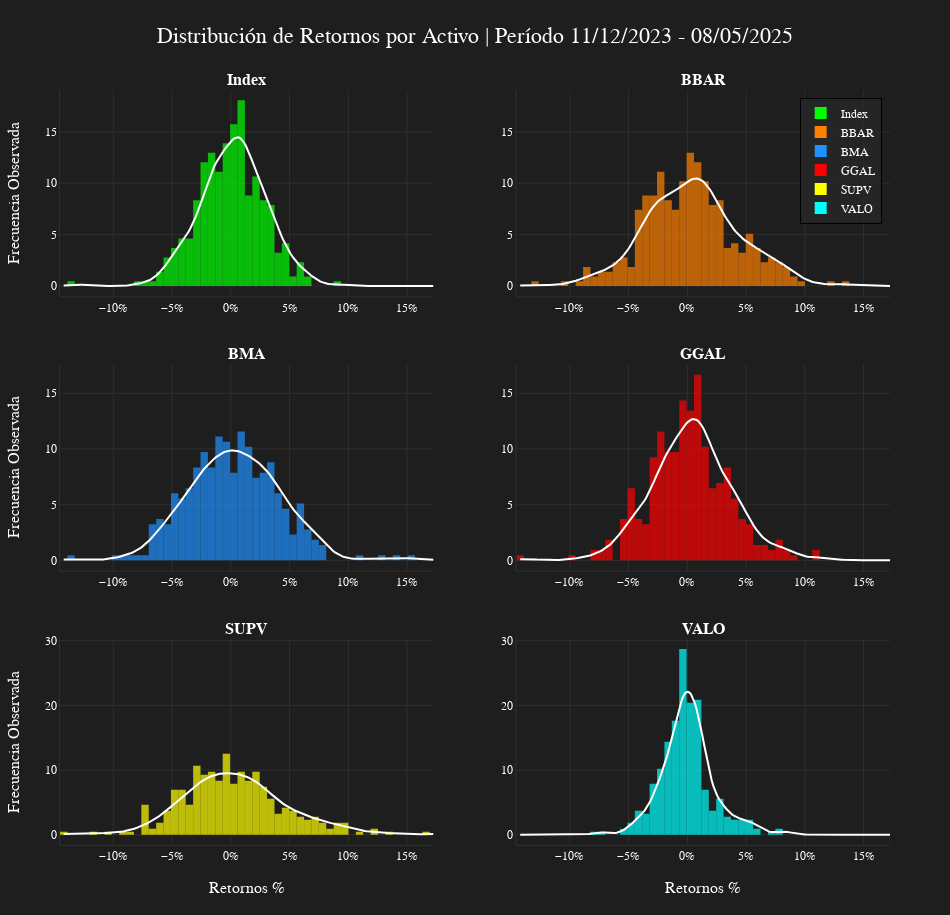

The notebook cell saved with this chart:
### Markdown cell above
## 5.3 Histograma

### Code cell
datos = returns
fecha_inicio = datos.index[0]
fecha_fin = datos.index[-1]

periodo = f"{fecha_inicio.strftime('%d/%m/%Y')} - {fecha_fin.strftime('%d/%m/%Y')}"
graf_titulo = f'Distribución de Retornos por Activo | Período {periodo}'
eje_x_titulo = f'Retornos %'
eje_y_titulo_1 = f'Frecuencia Observada'

all_data = datos.to_numpy().flatten()
_, bin_edges = np.histogram(all_data, bins=50, density=True)
bin_width = bin_edges[1] - bin_edges[0]  # Ancho de bin

assets_graph = len(datos.columns)
rows_graph = (assets_graph // 2) + (assets_graph % 2)  # 2 columnas por fila
cols_graph = 2


fig_hist = make_subplots(
	rows=rows_graph, cols=cols_graph, shared_xaxes=True, shared_yaxes=True, vertical_spacing=0.09, horizontal_spacing=0.10, subplot_titles=[f"<b>{col}</b>" for col in datos.columns]
)

for i, col in enumerate(datos.columns):
	rows_subplot = (i // cols_graph) + 1
	cols_subplot = (i % cols_graph) + 1
	hist_values, _ = np.histogram(datos[col].to_numpy(), bins=bin_edges, density=True)
	data_col = datos[col].to_numpy()

	fig_hist.add_trace(go.Bar(
		x=bin_edges[:-1], y=hist_values, width=bin_width, marker=dict(opacity=0.7, color=get_color(i)), name=col, showlegend=True), 
		row=rows_subplot, col=cols_subplot)

	# KDE (Curva de Densidad)
	kde = gaussian_kde(data_col)
	x_kde = np.linspace(bin_edges.min(), bin_edges.max(), 200)  # Valores X
	y_kde = kde(x_kde)  # Evaluar KDE en esos valores
	fig_hist.add_trace(go.Scatter(
		x=x_kde, y=y_kde, mode='lines', line=dict(color=get_color(7), width=2), name=f"KDE {col}", showlegend=False), 
		row=rows_subplot, col=cols_subplot)
	
	# Ejes X
	fig_hist.update_xaxes(
		showticklabels=True, tickformat=".0%", dtick=0.05, row=rows_subplot, col=cols_subplot)
	
	# # Ejes Y primario
	fig_hist.update_yaxes(
		showticklabels=True, side='left', row=rows_subplot, col=cols_subplot)


# Títulos de ejes X
for col_id in range(1, cols_graph + 1):
	fig_hist.update_xaxes(title=dict(text=eje_x_titulo, standoff=20), row=rows_graph, col=col_id)

# Títulos de ejes Y
for row_id in range(1, rows_graph + 1):
	fig_hist.update_yaxes(title=dict(text=eje_y_titulo_1, standoff=20), row=row_id, col=1)

fig_hist.update_layout(
	width=950, height=305*rows_graph, margin=dict(l=60, r=60, t=90, b=70),
	title=dict(text=graf_titulo, x=0.5, y=0.97),
	legend=dict(bordercolor="black", borderwidth=1, x=0.99, y=0.99, xanchor="right", yanchor="top"))

set_bloomberg_dark(fig_hist)
fig_hist.show()

### Figure 1 — Plotly figure (JSON) as saved in the notebook; plotly's stock layout.template omitted (floating-point values rounded to 4 significant figures; data arrays with more than 128 entries replaced by an {"elided": "..."} marker saying what was removed)
{"data": [{"marker": {"color": "#00FF00", "opacity": 0.7}, "name": "Index", "showlegend": true, "type": "bar", "width": 0.006295, "x": [-0.1423, -0.136, -0.1297, -0.1234, -0.1171, -0.1108, -0.1045, -0.09819, -0.09189, -0.0856, -0.0793, -0.07301, -0.06671, -0.06042, -0.05412, -0.04783, -0.04154, -0.03524, -0.02895, -0.02265, -0.01636, -0.01006, -0.003767, 0.002528, 0.008823, 0.01512, 0.02141, 0.02771, 0.034, 0.0403, 0.04659, 0.05289, 0.05918, 0.06548, 0.07177, 0.07807, 0.08436, 0.09065, 0.09695, 0.1032, 0.1095, 0.1158, 0.1221, 0.1284, 0.1347, 0.141, 0.1473, 0.1536, 0.1599, 0.1662], "xaxis": "x", "y": [0.0, 0.4632, 0.0, 0.0, 0.0, 0.0, 0.0, 0.0, 0.0, 0.0, 0.4632, 0.4632, 0.4632, 1.389, 2.779, 3.705, 4.632, 4.632, 8.337, 12.04, 12.97, 11.12, 13.89, 15.75, 18.06, 8.8, 10.65, 8.337, 7.874, 3.242, 4.168, 0.9263, 2.316, 0.9263, 0.0, 0.0, 0.0, 0.4632, 0.0, 0.0, 0.0, 0.0, 0.0, 0.0, 0.0, 0.0, 0.0, 0.0, 0.0, 0.0], "yaxis": "y"}, {"line": {"color": "#FFFFFF", "width": 2}, "mode": "lines", "name": "KDE Index", "showlegend": false, "type": "scatter", "x": {"elided": "200 float values"}, "xaxis": "x", "y": {"elided": "200 float values"}, "yaxis": "y"}, {"marker": {"color": "#FF8000", "opacity": 0.7}, "name": "BBAR", "showlegend": true, "type": "bar", "width": 0.006295, "x": [-0.1423, -0.136, -0.1297, -0.1234, -0.1171, -0.1108, -0.1045, -0.09819, -0.09189, -0.0856, -0.0793, -0.07301, -0.06671, -0.06042, -0.05412, -0.04783, -0.04154, -0.03524, -0.02895, -0.02265, -0.01636, -0.01006, -0.003767, 0.002528, 0.008823, 0.01512, 0.02141, 0.02771, 0.034, 0.0403, 0.04659, 0.05289, 0.05918, 0.06548, 0.07177, 0.07807, 0.08436, 0.09065, 0.09695, 0.1032, 0.1095, 0.1158, 0.1221, 0.1284, 0.1347, 0.141, 0.1473, 0.1536, 0.1599, 0.1662], "xaxis": "x2", "y": [0.0, 0.0, 0.4632, 0.0, 0.0, 0.0, 0.4632, 0.0, 0.4632, 1.853, 0.9263, 1.389, 1.389, 2.316, 2.779, 1.853, 7.41, 8.8, 8.8, 11.12, 8.337, 7.41, 10.19, 12.97, 12.04, 10.19, 7.874, 8.337, 3.705, 4.168, 3.242, 5.095, 3.705, 2.316, 2.779, 2.316, 1.853, 0.9263, 0.4632, 0.0, 0.0, 0.0, 0.4632, 0.0, 0.4632, 0.0, 0.0, 0.0, 0.0, 0.0], "yaxis": "y2"}, {"line": {"color": "#FFFFFF", "width": 2}, "mode": "lines", "name": "KDE BBAR", "showlegend": false, "type": "scatter", "x": {"elided": "200 float values"}, "xaxis": "x2", "y": {"elided": "200 float values"}, "yaxis": "y2"}, {"marker": {"color": "#1E90FF", "opacity": 0.7}, "name": "BMA", "showlegend": true, "type": "bar", "width": 0.006295, "x": [-0.1423, -0.136, -0.1297, -0.1234, -0.1171, -0.1108, -0.1045, -0.09819, -0.09189, -0.0856, -0.0793, -0.07301, -0.06671, -0.06042, -0.05412, -0.04783, -0.04154, -0.03524, -0.02895, -0.02265, -0.01636, -0.01006, -0.003767, 0.002528, 0.008823, 0.01512, 0.02141, 0.02771, 0.034, 0.0403, 0.04659, 0.05289, 0.05918, 0.06548, 0.07177, 0.07807, 0.08436, 0.09065, 0.09695, 0.1032, 0.1095, 0.1158, 0.1221, 0.1284, 0.1347, 0.141, 0.1473, 0.1536, 0.1599, 0.1662], "xaxis": "x3", "y": [0.0, 0.4632, 0.0, 0.0, 0.0, 0.0, 0.0, 0.4632, 0.4632, 0.4632, 0.4632, 0.4632, 3.242, 3.705, 3.242, 6.021, 5.558, 6.484, 8.337, 9.726, 8.337, 11.12, 10.65, 7.874, 11.58, 10.19, 7.41, 7.874, 8.8, 6.021, 4.632, 2.316, 5.095, 2.779, 1.853, 1.389, 0.0, 0.0, 0.0, 0.0, 0.4632, 0.0, 0.0, 0.4632, 0.0, 0.4632, 0.0, 0.4632, 0.0, 0.0], "yaxis": "y3"}, {"line": {"color": "#FFFFFF", "width": 2}, "mode": "lines", "name": "KDE BMA", "showlegend": false, "type": "scatter", "x": {"elided": "200 float values"}, "xaxis": "x3", "y": {"elided": "200 float values"}, "yaxis": "y3"}, {"marker": {"color": "#FF0000", "opacity": 0.7}, "name": "GGAL", "showlegend": true, "type": "bar", "width": 0.006295, "x": [-0.1423, -0.136, -0.1297, -0.1234, -0.1171, -0.1108, -0.1045, -0.09819, -0.09189, -0.0856, -0.0793, -0.07301, -0.06671, -0.06042, -0.05412, -0.04783, -0.04154, -0.03524, -0.02895, -0.02265, -0.01636, -0.01006, -0.003767, 0.002528, 0.008823, 0.01512, 0.02141, 0.02771, 0.034, 0.0403, 0.04659, 0.05289, 0.05918, 0.06548, 0.07177, 0.07807, 0.08436, 0.09065, 0.09695, 0.1032, 0.1095, 0.1158, 0.1221, 0.1284, 0.1347, 0.141, 0.1473, 0.1536, 0.1599, 0.1662], "xaxis": "x4", "y": [0.4632, 0.0, 0.0, 0.0, 0.0, 0.0, 0.0, 0.4632, 0.0, 0.0, 0.9263, 0.9263, 1.853, 0.0, 3.705, 6.484, 3.705, 3.242, 9.263, 11.58, 9.726, 9.726, 14.36, 13.43, 16.67, 10.19, 6.484, 6.947, 8.337, 5.558, 3.705, 3.242, 1.389, 1.389, 0.9263, 1.853, 0.9263, 0.4632, 0.0, 0.0, 0.9263, 0.0, 0.0, 0.0, 0.0, 0.0, 0.0, 0.0, 0.0, 0.0], "yaxis": "y4"}, {"line": {"color": "#FFFFFF", "width": 2}, "mode": "lines", "name": "KDE GGAL", "showlegend": false, "type": "scatter", "x": {"elided": "200 float values"}, "xaxis": "x4", "y": {"elided": "200 float values"}, "yaxis": "y4"}, {"marker": {"color": "#FFFF00", "opacity": 0.7}, "name": "SUPV", "showlegend": true, "type": "bar", "width": 0.006295, "x": [-0.1423, -0.136, -0.1297, -0.1234, -0.1171, -0.1108, -0.1045, -0.09819, -0.09189, -0.0856, -0.0793, -0.07301, -0.06671, -0.06042, -0.05412, -0.04783, -0.04154, -0.03524, -0.02895, -0.02265, -0.01636, -0.01006, -0.003767, 0.002528, 0.008823, 0.01512, 0.02141, 0.02771, 0.034, 0.0403, 0.04659, 0.05289, 0.05918, 0.06548, 0.07177, 0.07807, 0.08436, 0.09065, 0.09695, 0.1032, 0.1095, 0.1158, 0.1221, 0.1284, 0.1347, 0.141, 0.1473, 0.1536, 0.1599, 0.1662], "xaxis": "x5", "y": [0.4632, 0.0, 0.0, 0.0, 0.4632, 0.0, 0.4632, 0.0, 0.4632, 0.4632, 0.0, 4.632, 0.9263, 1.853, 3.705, 6.947, 6.947, 4.632, 10.65, 9.263, 9.726, 8.337, 12.51, 7.874, 9.726, 8.337, 9.726, 7.41, 5.558, 3.242, 4.168, 3.705, 2.779, 2.316, 2.779, 1.853, 0.9263, 1.853, 1.853, 0.0, 0.4632, 0.0, 0.9263, 0.0, 0.4632, 0.0, 0.0, 0.0, 0.0, 0.4632], "yaxis": "y5"}, {"line": {"color": "#FFFFFF", "width": 2}, "mode": "lines", "name": "KDE SUPV", "showlegend": false, "type": "scatter", "x": {"elided": "200 float values"}, "xaxis": "x5", "y": {"elided": "200 float values"}, "yaxis": "y5"}, {"marker": {"color": "#00FFFF", "opacity": 0.7}, "name": "VALO", "showlegend": true, "type": "bar", "width": 0.006295, "x": [-0.1423, -0.136, -0.1297, -0.1234, -0.1171, -0.1108, -0.1045, -0.09819, -0.09189, -0.0856, -0.0793, -0.07301, -0.06671, -0.06042, -0.05412, -0.04783, -0.04154, -0.03524, -0.02895, -0.02265, -0.01636, -0.01006, -0.003767, 0.002528, 0.008823, 0.01512, 0.02141, 0.02771, 0.034, 0.0403, 0.04659, 0.05289, 0.05918, 0.06548, 0.07177, 0.07807, 0.08436, 0.09065, 0.09695, 0.1032, 0.1095, 0.1158, 0.1221, 0.1284, 0.1347, 0.141, 0.1473, 0.1536, 0.1599, 0.1662], "xaxis": "x6", "y": [0.0, 0.0, 0.0, 0.0, 0.0, 0.0, 0.0, 0.0, 0.0, 0.0, 0.4632, 0.4632, 0.0, 0.0, 0.9263, 1.853, 3.705, 3.242, 7.874, 10.19, 14.36, 17.6, 28.72, 20.38, 20.84, 6.947, 3.705, 5.558, 2.779, 2.316, 2.316, 2.316, 0.9263, 0.0, 0.4632, 0.9263, 0.0, 0.0, 0.0, 0.0, 0.0, 0.0, 0.0, 0.0, 0.0, 0.0, 0.0, 0.0, 0.0, 0.0], "yaxis": "y6"}, {"line": {"color": "#FFFFFF", "width": 2}, "mode": "lines", "name": "KDE VALO", "showlegend": false, "type": "scatter", "x": {"elided": "200 float values"}, "xaxis": "x6", "y": {"elided": "200 float values"}, "yaxis": "y6"}], "layout": {"annotations": [{"font": {"size": 16}, "showarrow": false, "text": "<b>Index</b>", "x": 0.225, "xanchor": "center", "xref": "paper", "y": 1, "yanchor": "bottom", "yref": "paper"}, {"font": {"size": 16}, "showarrow": false, "text": "<b>BBAR</b>", "x": 0.775, "xanchor": "center", "xref": "paper", "y": 1, "yanchor": "bottom", "yref": "paper"}, {"font": {"size": 16}, "showarrow": false, "text": "<b>BMA</b>", "x": 0.225, "xanchor": "center", "xref": "paper", "y": 0.6367, "yanchor": "bottom", "yref": "paper"}, {"font": {"size": 16}, "showarrow": false, "text": "<b>GGAL</b>", "x": 0.775, "xanchor": "center", "xref": "paper", "y": 0.6367, "yanchor": "bottom", "yref": "paper"}, {"font": {"size": 16}, "showarrow": false, "text": "<b>SUPV</b>", "x": 0.225, "xanchor": "center", "xref": "paper", "y": 0.2733, "yanchor": "bottom", "yref": "paper"}, {"font": {"size": 16}, "showarrow": false, "text": "<b>VALO</b>", "x": 0.775, "xanchor": "center", "xref": "paper", "y": 0.2733, "yanchor": "bottom", "yref": "paper"}], "height": 915, "legend": {"bordercolor": "black", "borderwidth": 1, "x": 0.99, "xanchor": "right", "y": 0.99, "yanchor": "top"}, "margin": {"b": 70, "l": 60, "r": 60, "t": 90}, "title": {"text": "Distribución de Retornos por Activo | Período 11/12/2023 - 08/05/2025", "x": 0.5, "y": 0.97}, "width": 950, "xaxis": {"anchor": "y", "domain": [0, 0.45], "dtick": 0.05, "matches": "x5", "showticklabels": true, "tickformat": ".0%"}, "xaxis2": {"anchor": "y2", "domain": [0.55, 1], "dtick": 0.05, "matches": "x6", "showticklabels": true, "tickformat": ".0%"}, "xaxis3": {"anchor": "y3", "domain": [0, 0.45], "dtick": 0.05, "matches": "x5", "showticklabels": true, "tickformat": ".0%"}, "xaxis4": {"anchor": "y4", "domain": [0.55, 1], "dtick": 0.05, "matches": "x6", "showticklabels": true, "tickformat": ".0%"}, "xaxis5": {"anchor": "y5", "domain": [0, 0.45], "dtick": 0.05, "showticklabels": true, "tickformat": ".0%", "title": {"standoff": 20, "text": "Retornos %"}}, "xaxis6": {"anchor": "y6", "domain": [0.55, 1], "dtick": 0.05, "showticklabels": true, "tickformat": ".0%", "title": {"standoff": 20, "text": "Retornos %"}}, "yaxis": {"anchor": "x", "domain": [0.7267, 1], "showticklabels": true, "side": "left", "title": {"standoff": 20, "text": "Frecuencia Observada"}}, "yaxis2": {"anchor": "x2", "domain": [0.7267, 1], "matches": "y", "showticklabels": true, "side": "left"}, "yaxis3": {"anchor": "x3", "domain": [0.3633, 0.6367], "showticklabels": true, "side": "left", "title": {"standoff": 20, "text": "Frecuencia Observada"}}, "yaxis4": {"anchor": "x4", "domain": [0.3633, 0.6367], "matches": "y3", "showticklabels": true, "side": "left"}, "yaxis5": {"anchor": "x5", "domain": [0, 0.2733], "showticklabels": true, "side": "left", "title": {"standoff": 20, "text": "Frecuencia Observada"}}, "yaxis6": {"anchor": "x6", "domain": [0, 0.2733], "matches": "y5", "showticklabels": true, "side": "left"}}}
